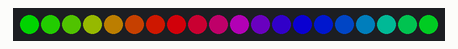
Bench run of a program on a simulated CircuitPython board. Shown: 20 RGB LEDs in strip order, left to right. Dim RGB values are drawn brighter than linear.

Above: at 0.15 s.
At 5.31 s:
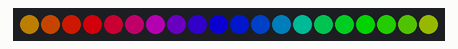
At 10.16 s:
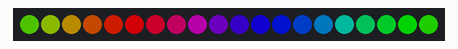
At 19.87 s:
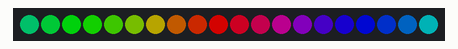
At 29.58 s:
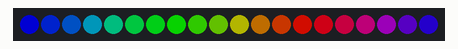
At 39.59 s:
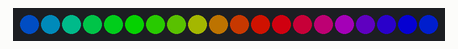

The program:

rainbow.py
```python
import board
import neopixel
import time

nPix = 20
mag = 0.5  # brightness

pixels = neopixel.NeoPixel(board.D18, nPix, auto_write=False)

def rainbow_cycle(wait):
    for j in range(255):
        for i in range(nPix):
            pixel_index = (i * 256 // nPix) + j
            pixels[i] = wheel(pixel_index & 255, 0.5)
        pixels.show()
        time.sleep(wait)

def wheel(pos, mag):
    # Input a value 0 to 255 to get a color value.
    # The colours are a transition r - g - b - back to r.
    if pos < 0 or pos > 255:
        r = g = b = 0
    elif pos < 85:
        r = int(pos * 3)
        g = int(255 - pos * 3)
        b = 0
    elif pos < 170:
        pos -= 85
        r = int(255 - pos * 3)
        g = 0
        b = int(pos * 3)
    else:
        pos -= 170
        r = 0
        g = int(pos * 3)
        b = int(255 - pos * 3)
    (r, g, b) = (int(r*mag), int(g*mag), int(b*mag))
    return (r, g, b)

while 1:
    rainbow_cycle(.001)
```
